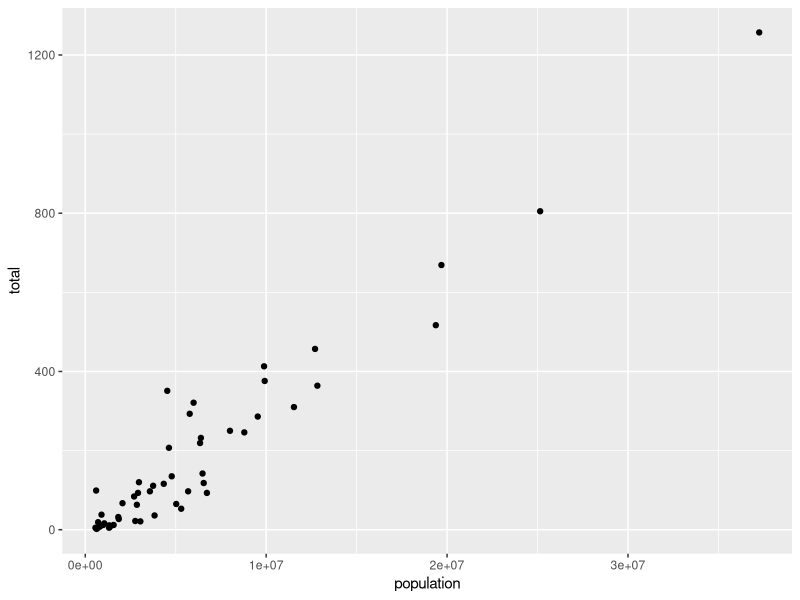
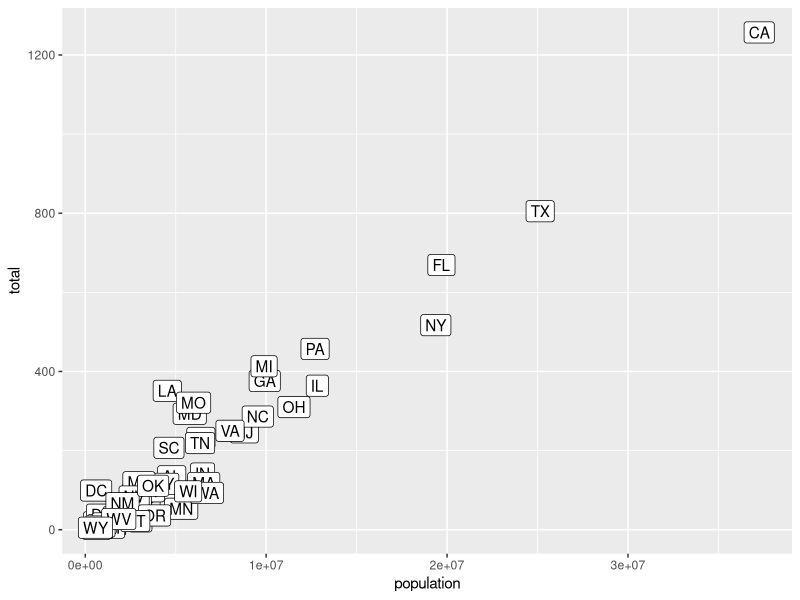
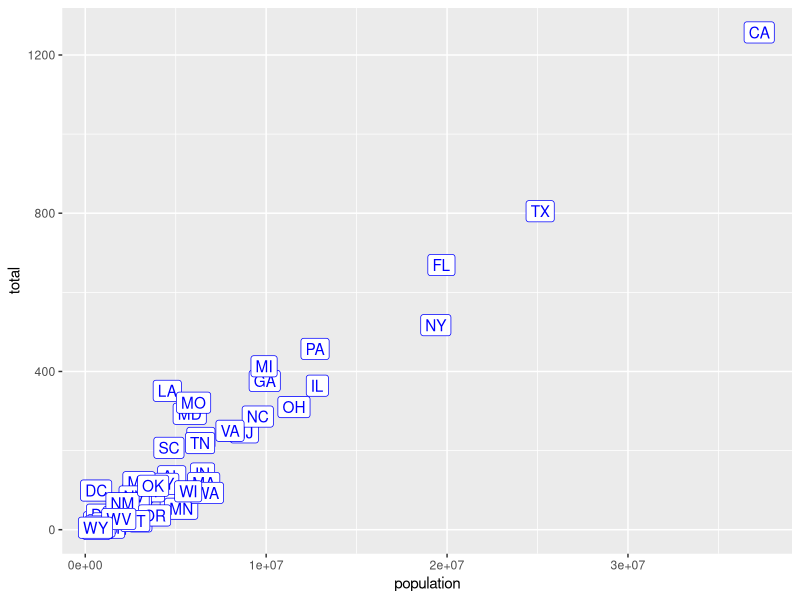
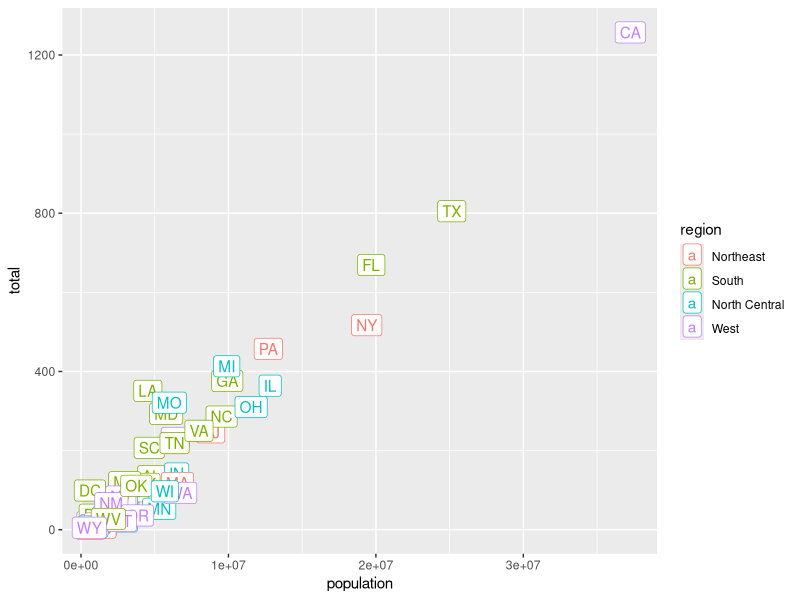
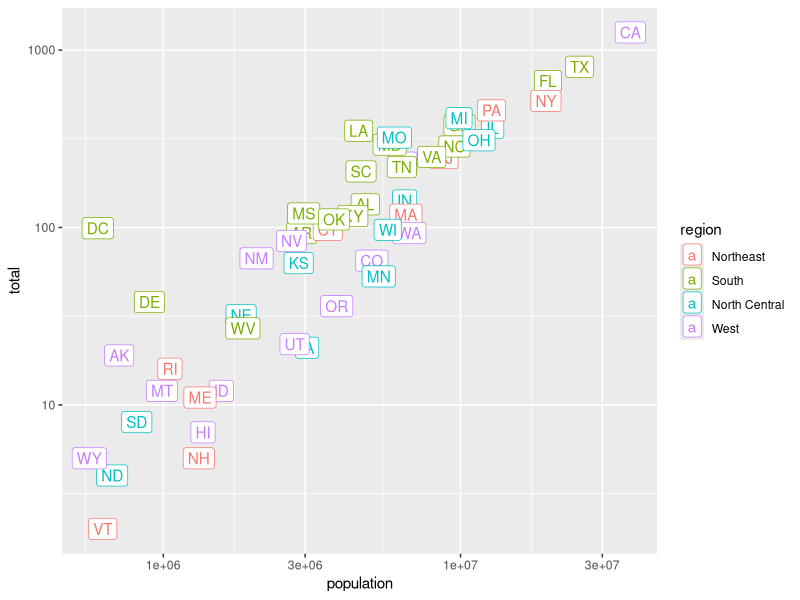
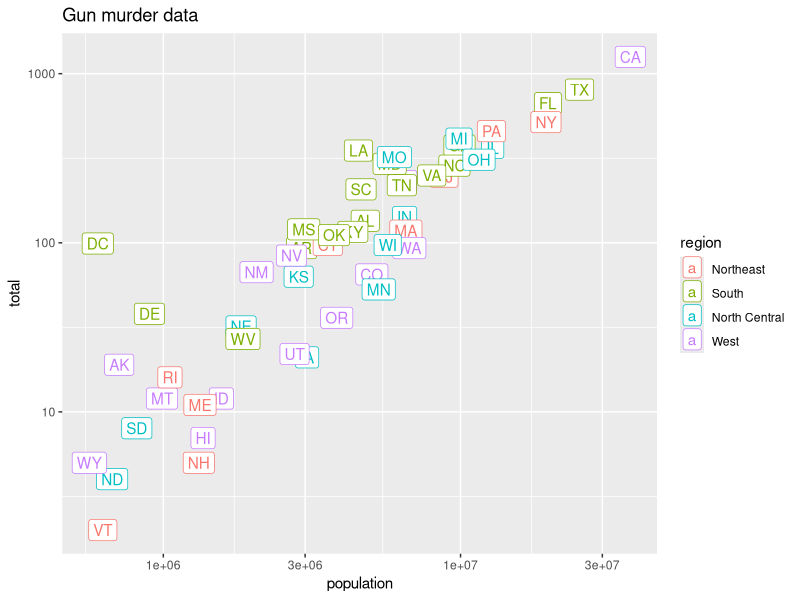
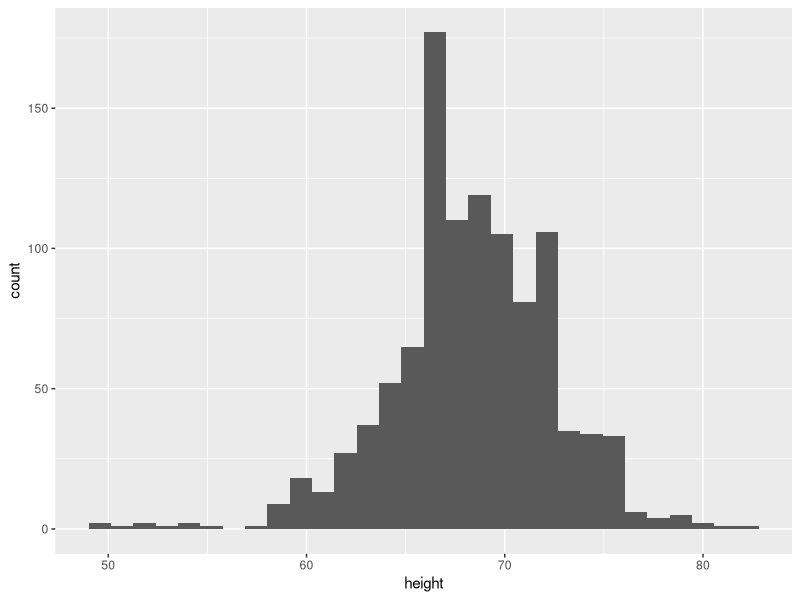
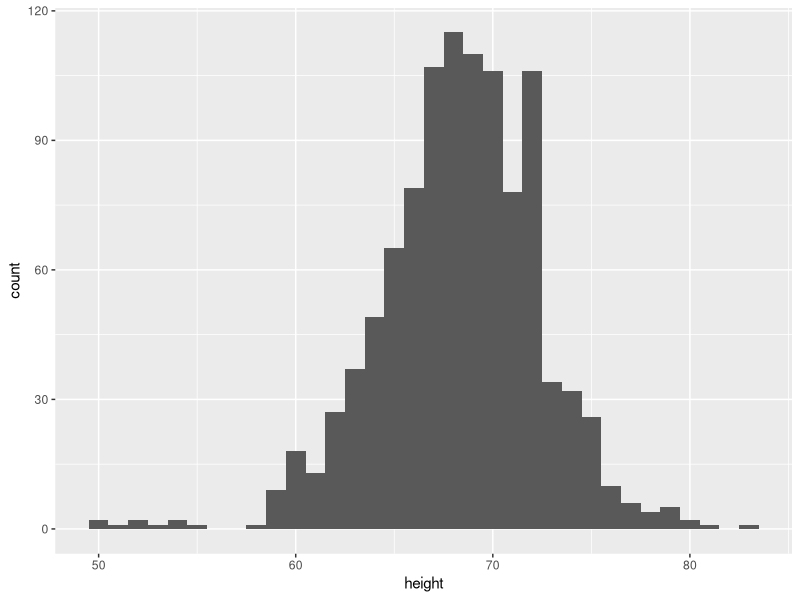

Here is the R script that generated these plots, in order:
library(dplyr)
library(ggplot2)
library(dslabs)
data(heights)
data(murders)
p <- ggplot(murders)
class(p)

data(heights)
# define ggplot object called p like in the previous exercise but using a pipe 
p<- heights %>% ggplot()

#define x and y 
murders %>% ggplot(aes(x = population , y =total )) +
  geom_point()

#use lables instead of points 
murders %>% ggplot(aes(population, total,label=abb)) +
  geom_label()
#change  all lables to blue 
murders %>% ggplot(aes(population, total,label= abb)) +
  geom_label(color = "blue")
#change  do different colours 
murders %>% ggplot(aes(population, total, label = abb,color = region)) +
  geom_label()

# redifine the scale 
p <- murders %>% ggplot(aes(population, total, label = abb, color = region)) + geom_label()
p+scale_x_log10()  + scale_y_log10()

# adding the title 
p + scale_x_log10() + 
  scale_y_log10() + ggtitle("Gun murder data")


###Create a ggplot object called p using the pipe to assign the heights data to a ggplot object.
###Assign height to the x values through the aes function.
p <- heights %>% ggplot(aes(x=height))
#create hist
p+geom_histogram()
#now with proper binwith
p+geom_histogram(binwidth=1)

heights %>% 
  ggplot(aes(height)) + geom_density()

#Create separate smooth density plots for males and females by defining group by sex. Use the existing aes function inside of the ggplot function.
heights %>% 
  ggplot(aes(height, group=sex))+geom_density()
#adding colour
heights %>% 
  ggplot(aes(height, group = sex , color=sex ))+ 
  geom_density()
#We can also assign groups using the fill argument. When using the geom_density geometry, color creates a colored line for the smooth density plot while fill colors in the area under the curve.
#using alpha to change density 
heights %>% 
  ggplot(aes(height, fill = sex)) + 
  geom_density(alpha=0.2) 
